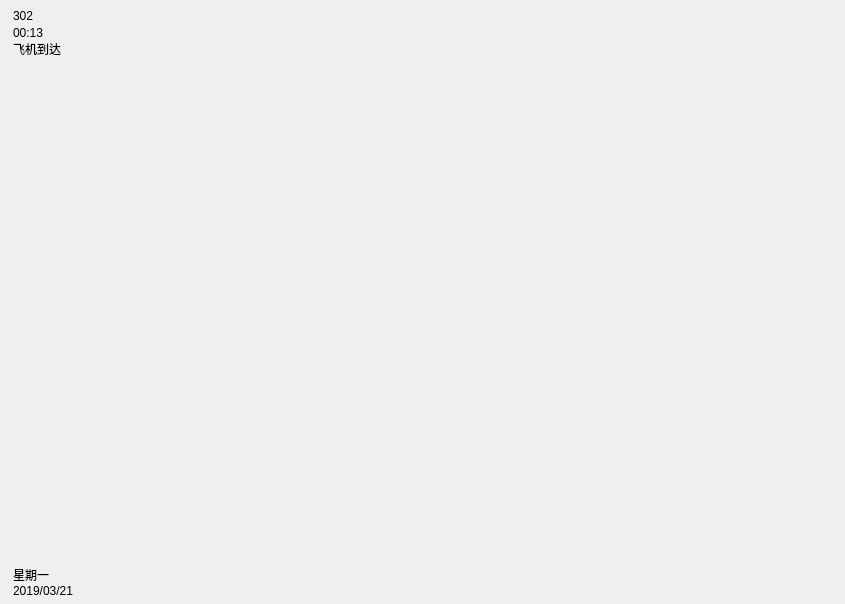
<?xml version="1.0" encoding="UTF-8"?>
<ui version="4.0">
 <class>nodeGifResWidget</class>
 <widget class="QWidget" name="nodeGifResWidget">
  <property name="geometry">
   <rect>
    <x>0</x>
    <y>0</y>
    <width>845</width>
    <height>604</height>
   </rect>
  </property>
  <property name="minimumSize">
   <size>
    <width>0</width>
    <height>0</height>
   </size>
  </property>
  <property name="maximumSize">
   <size>
    <width>16777215</width>
    <height>16777215</height>
   </size>
  </property>
  <property name="windowTitle">
   <string>resultNode</string>
  </property>
  <property name="styleSheet">
   <string notr="true"/>
  </property>
  <layout class="QVBoxLayout" name="verticalLayout_3">
   <property name="spacing">
    <number>0</number>
   </property>
   <property name="leftMargin">
    <number>0</number>
   </property>
   <property name="topMargin">
    <number>0</number>
   </property>
   <property name="rightMargin">
    <number>0</number>
   </property>
   <property name="bottomMargin">
    <number>0</number>
   </property>
   <item>
    <widget class="QWidget" name="nodeGifCardWidget" native="true">
     <property name="styleSheet">
      <string notr="true"/>
     </property>
     <layout class="QHBoxLayout" name="horizontalLayout_2">
      <property name="spacing">
       <number>0</number>
      </property>
      <property name="leftMargin">
       <number>0</number>
      </property>
      <property name="topMargin">
       <number>0</number>
      </property>
      <property name="rightMargin">
       <number>0</number>
      </property>
      <property name="bottomMargin">
       <number>0</number>
      </property>
      <item>
       <widget class="QLabel" name="nodeGifLeftSide">
        <property name="minimumSize">
         <size>
          <width>0</width>
          <height>0</height>
         </size>
        </property>
        <property name="maximumSize">
         <size>
          <width>16777215</width>
          <height>16777215</height>
         </size>
        </property>
        <property name="text">
         <string/>
        </property>
       </widget>
      </item>
      <item>
       <layout class="QVBoxLayout" name="verticalLayout">
        <property name="spacing">
         <number>0</number>
        </property>
        <property name="leftMargin">
         <number>6</number>
        </property>
        <property name="topMargin">
         <number>6</number>
        </property>
        <property name="bottomMargin">
         <number>6</number>
        </property>
        <item>
         <layout class="QHBoxLayout" name="horizontalLayout">
          <property name="spacing">
           <number>4</number>
          </property>
          <item>
           <widget class="QLabel" name="nodeGifPlaneNo">
            <property name="minimumSize">
             <size>
              <width>0</width>
              <height>0</height>
             </size>
            </property>
            <property name="maximumSize">
             <size>
              <width>16777215</width>
              <height>16777215</height>
             </size>
            </property>
            <property name="text">
             <string>302</string>
            </property>
           </widget>
          </item>
          <item>
           <widget class="QLabel" name="nodeGifStatusIco">
            <property name="minimumSize">
             <size>
              <width>0</width>
              <height>0</height>
             </size>
            </property>
            <property name="maximumSize">
             <size>
              <width>16777215</width>
              <height>16777215</height>
             </size>
            </property>
            <property name="text">
             <string/>
            </property>
           </widget>
          </item>
          <item>
           <spacer name="horizontalSpacer">
            <property name="orientation">
             <enum>Qt::Horizontal</enum>
            </property>
            <property name="sizeHint" stdset="0">
             <size>
              <width>40</width>
              <height>20</height>
             </size>
            </property>
           </spacer>
          </item>
         </layout>
        </item>
        <item>
         <widget class="QLabel" name="nodeGifTime">
          <property name="minimumSize">
           <size>
            <width>0</width>
            <height>0</height>
           </size>
          </property>
          <property name="maximumSize">
           <size>
            <width>16777215</width>
            <height>16777215</height>
           </size>
          </property>
          <property name="text">
           <string>00:13</string>
          </property>
         </widget>
        </item>
        <item>
         <widget class="QLabel" name="nodeGifName">
          <property name="minimumSize">
           <size>
            <width>0</width>
            <height>0</height>
           </size>
          </property>
          <property name="maximumSize">
           <size>
            <width>16777215</width>
            <height>16777215</height>
           </size>
          </property>
          <property name="text">
           <string>飞机到达</string>
          </property>
         </widget>
        </item>
        <item>
         <spacer name="verticalSpacer">
          <property name="orientation">
           <enum>Qt::Vertical</enum>
          </property>
          <property name="sizeHint" stdset="0">
           <size>
            <width>20</width>
            <height>40</height>
           </size>
          </property>
         </spacer>
        </item>
        <item>
         <widget class="QLabel" name="nodeGifWeek">
          <property name="minimumSize">
           <size>
            <width>0</width>
            <height>0</height>
           </size>
          </property>
          <property name="maximumSize">
           <size>
            <width>16777215</width>
            <height>16777215</height>
           </size>
          </property>
          <property name="text">
           <string>星期一</string>
          </property>
         </widget>
        </item>
        <item>
         <widget class="QLabel" name="nodeGifDate">
          <property name="minimumSize">
           <size>
            <width>0</width>
            <height>0</height>
           </size>
          </property>
          <property name="maximumSize">
           <size>
            <width>16777215</width>
            <height>16777215</height>
           </size>
          </property>
          <property name="text">
           <string>2019/03/21</string>
          </property>
         </widget>
        </item>
       </layout>
      </item>
      <item>
       <widget class="QLabel" name="nodeGifPic">
        <property name="minimumSize">
         <size>
          <width>0</width>
          <height>0</height>
         </size>
        </property>
        <property name="maximumSize">
         <size>
          <width>16777215</width>
          <height>16777215</height>
         </size>
        </property>
        <property name="text">
         <string/>
        </property>
       </widget>
      </item>
     </layout>
    </widget>
   </item>
  </layout>
 </widget>
 <layoutdefault spacing="6" margin="11"/>
 <resources/>
 <connections/>
</ui>
